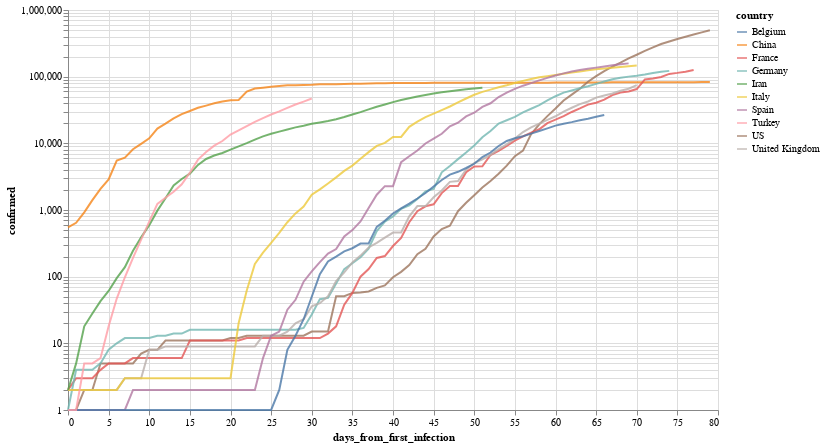

Here is the notebook cell this chart was saved with:
### Markdown cell above
Por ejemplo, evolución (interactiva!) de los paises con mas infectados

### Code cell
total_confirmed_by_country = global_df.groupby('country').confirmed.max().sort_values(ascending=False)
selected_countries = total_confirmed_by_country[total_confirmed_by_country > 1000].index

plot_df = global_df[
    (global_df.confirmed > 0) & 
    (global_df.country.isin(selected_countries[:10]))
].sort_values('date')

selection = alt.selection_multi(
    fields=['country'], 
    bind='legend', 
    init=[{'country': c} for c in selected_countries[:10]]
)


(
    alt.Chart(plot_df)
       .mark_line()
       .encode(
           x='days_from_first_infection', 
           y=alt.Y('confirmed', scale=alt.Scale(type='log')), 
           color='country',
           opacity=alt.condition(selection, alt.value(.8), alt.value(.05))
       ).add_selection(selection)
        .properties(width=650, height=400)
       
)

### Figure 1 — Vega-Lite specification as saved in the notebook (floating-point values rounded to 4 significant figures; data arrays with more than 128 entries replaced by an {"elided": "..."} marker saying what was removed)
{"config": {"view": {"continuousWidth": 400, "continuousHeight": 300}}, "data": {"name": "data-c9a795ad615813133915eb10f9b69ea9"}, "mark": "line", "encoding": {"color": {"type": "nominal", "field": "country"}, "opacity": {"condition": {"value": 0.8, "selection": "selector001"}, "value": 0.05}, "x": {"type": "quantitative", "field": "days_from_first_infection"}, "y": {"type": "quantitative", "field": "confirmed", "scale": {"type": "log"}}}, "height": 400, "selection": {"selector001": {"type": "multi", "fields": ["country"], "bind": "legend", "init": [{"country": "US"}, {"country": "Spain"}, {"country": "Italy"}, {"country": "France"}, {"country": "Germany"}, {"country": "China"}, {"country": "United Kingdom"}, {"country": "Iran"}, {"country": "Turkey"}, {"country": "Belgium"}]}}, "width": 650, "$schema": "https://vega.github.io/schema/vega-lite/v4.8.1.json", "datasets": {"data-c9a795ad615813133915eb10f9b69ea9": {"elided": "675 records"}}}
